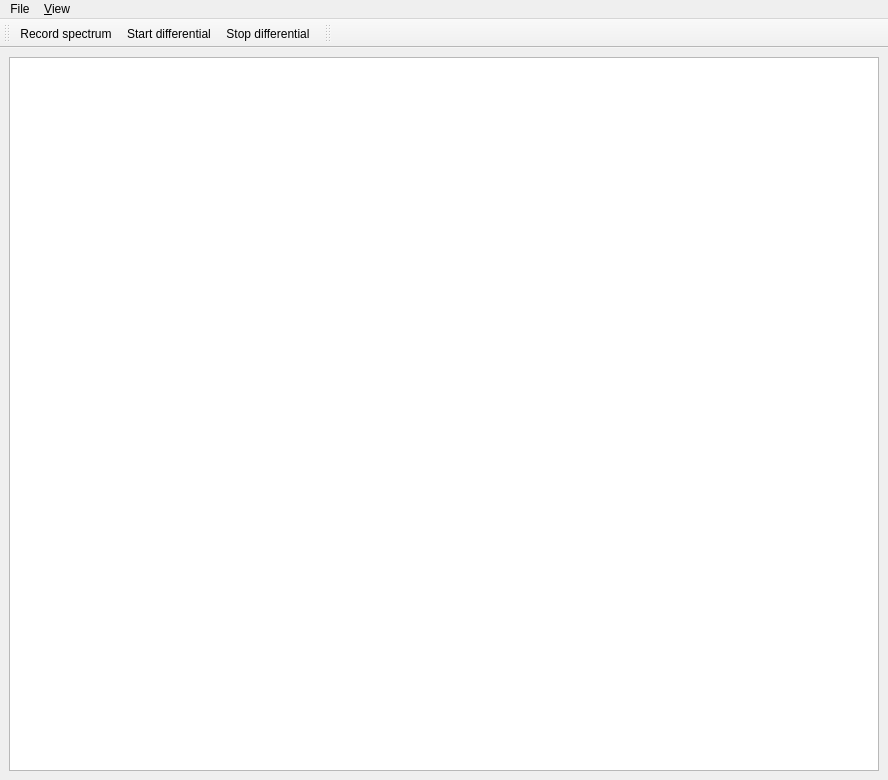
<?xml version="1.0" encoding="UTF-8"?>
<ui version="4.0">
 <class>ScanWindow</class>
 <widget class="QMainWindow" name="ScanWindow">
  <property name="geometry">
   <rect>
    <x>0</x>
    <y>0</y>
    <width>888</width>
    <height>780</height>
   </rect>
  </property>
  <property name="windowTitle">
   <string>qudi: Laser scanning</string>
  </property>
  <widget class="QWidget" name="centralwidget">
   <layout class="QGridLayout" name="gridLayout">
    <item row="0" column="0" colspan="2">
     <widget class="PlotWidget" name="plotWidget"/>
    </item>
   </layout>
  </widget>
  <widget class="QMenuBar" name="menubar">
   <property name="geometry">
    <rect>
     <x>0</x>
     <y>0</y>
     <width>888</width>
     <height>20</height>
    </rect>
   </property>
   <widget class="QMenu" name="menuLaserscan">
    <property name="title">
     <string>File</string>
    </property>
    <addaction name="actionClose"/>
    <addaction name="save_spectrum_Action"/>
   </widget>
   <widget class="QMenu" name="menuView">
    <property name="title">
     <string>&amp;View</string>
    </property>
    <addaction name="actionReset_to_default_view"/>
   </widget>
   <addaction name="menuLaserscan"/>
   <addaction name="menuView"/>
  </widget>
  <widget class="QToolBar" name="scanToolBar">
   <property name="enabled">
    <bool>true</bool>
   </property>
   <property name="windowTitle">
    <string>toolBar</string>
   </property>
   <attribute name="toolBarArea">
    <enum>TopToolBarArea</enum>
   </attribute>
   <attribute name="toolBarBreak">
    <bool>false</bool>
   </attribute>
   <addaction name="rec_single_spectrum_Action"/>
   <addaction name="start_diff_spec_Action"/>
   <addaction name="stop_diff_spec_Action"/>
  </widget>
  <widget class="QToolBar" name="plotToolBar">
   <property name="windowTitle">
    <string>toolBar</string>
   </property>
   <attribute name="toolBarArea">
    <enum>TopToolBarArea</enum>
   </attribute>
   <attribute name="toolBarBreak">
    <bool>false</bool>
   </attribute>
  </widget>
  <action name="actionClose">
   <property name="icon">
    <iconset theme="application-exit">
     <normaloff/>
    </iconset>
   </property>
   <property name="text">
    <string>&amp;Close</string>
   </property>
  </action>
  <action name="rec_single_spectrum_Action">
   <property name="text">
    <string>Record spectrum</string>
   </property>
  </action>
  <action name="stop_diff_spec_Action">
   <property name="enabled">
    <bool>true</bool>
   </property>
   <property name="text">
    <string>Stop differential</string>
   </property>
  </action>
  <action name="actionReset_to_default_view">
   <property name="text">
    <string>&amp;Reset to default view</string>
   </property>
  </action>
  <action name="start_diff_spec_Action">
   <property name="text">
    <string>Start differential</string>
   </property>
  </action>
  <action name="save_spectrum_Action">
   <property name="text">
    <string>Save spectrum</string>
   </property>
  </action>
 </widget>
 <customwidgets>
  <customwidget>
   <class>PlotWidget</class>
   <extends>QGraphicsView</extends>
   <header>pyqtgraph</header>
  </customwidget>
 </customwidgets>
 <resources/>
 <connections>
  <connection>
   <sender>actionClose</sender>
   <signal>triggered()</signal>
   <receiver>ScanWindow</receiver>
   <slot>close()</slot>
   <hints>
    <hint type="sourcelabel">
     <x>-1</x>
     <y>-1</y>
    </hint>
    <hint type="destinationlabel">
     <x>401</x>
     <y>299</y>
    </hint>
   </hints>
  </connection>
 </connections>
</ui>
